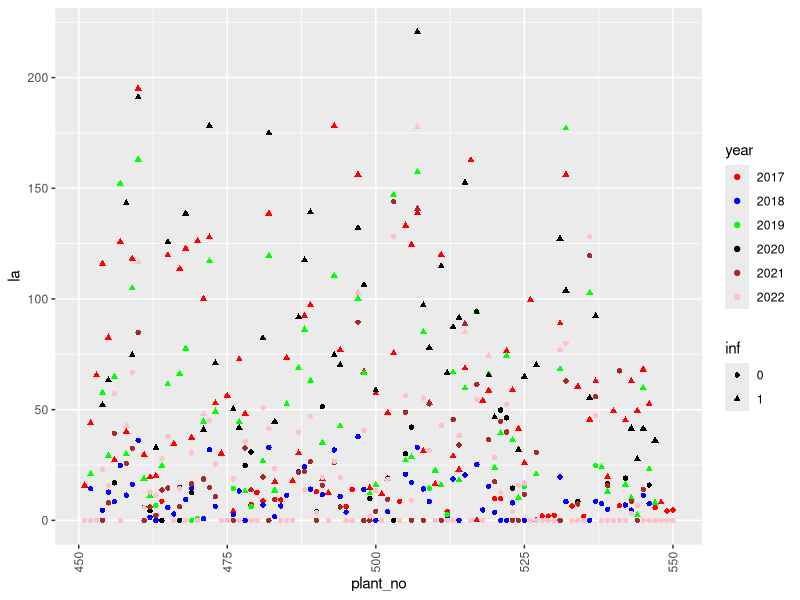

Here is the R script that generated this plot:
#setwd("G://My Drive//my_folder/db_pico/pico_growth/pico_growth_stats/")
#source("/Users/administrator/Documents/jaspreet/pico/pico_comb_run/packages.r")

## DWS: Never set working direcotry in code. This will fail on anyone elses
## machine and int his case is also a security risk as you just revealed that
## on the machine you are on you code and work under an administrator account.

## instead, document what you expect the working directory to be and let the
## user handle that (eg in an rstudio project file ignored by git). 



#library(dunn.test)
#library(adespatial)
#library(phyloseq)
#library(metagenomeSeq)
#library(mixOmics)
#library(sjPlot)
#library(ggpubr)
#library(gdata)
library(ggplot2)
library(readxl)
library(dplyr)
#library(statmod)
library(glmmTMB)

## Don't dump unnneded packages into the global namespace

# Pico growth data --------------------------------------------------------

growth_raw = read_excel("data/pico_growth_met.xlsx", sheet = 1, na = "?")

###filter the dataset  comprising of 100 plants----------------------
growth_raw = subset(growth_raw, plant_set == "b")

###summarize data for each plant by year and calculate leaf area 

growth = growth_raw %>%
  group_by(year, plant_no) %>%
  summarise(nol = sum(leaf_no, na.rm = TRUE),
            all = mean(leaf_len, na.rm = TRUE),
            alw = mean(leaf_wid, na.rm = TRUE),
            la = sum(3.14*(leaf_len/2)*(leaf_wid/2), na.rm = TRUE), ##leaf area for ellipitical leafs 
            inf = sum(inf_init, na.rm = TRUE),
            infl = sum(inf_len, na.rm = TRUE),
            infw = sum(inf_wid, na.rm = TRUE),
            herb = sum(herb, na.rm = TRUE))
growth

growth$year = as.factor(growth$year)
growth$inf = as.factor(growth$inf)

###plotting data for each plant

p <- ggplot(growth, aes(x=plant_no, y=la, color=year, shape=inf)) +
  theme(axis.text.x = element_text(angle = 90, vjust = 0.5, hjust=1)) +
  geom_jitter(width = 0.00) +
  scale_color_manual(values=c("red", "blue", "green", "black", "brown", "pink", "grey", "yellow", "khaki"))
p

#Question 1: Is vegetative fitness of a plant in a given year correlated to its reproductive effort in that year?

#crossed mixed model showing the effect of vegetative fitness (leaf area) on reproductive fitness (inflorescence length) in a given year 

q1glm1 = glmmTMB(infl ~ la + (1 | year) + (1 | plant_no),
              family = tweedie(link = "log"),
              ziformula = ~ la + year + plant_no,
              data = growth)
summary(q1glm1)

#Question 2: Does vegetative fitness of an individual in a given year explain its vegetative and / or reproductive success in the following year?

#####load another sheet that provides the data from year0 and year1 side by side
growth2 = read_excel("data/pico_growth_met.xlsx", sheet = 2, na = "NA")

###crossed mixed model showing the effect of vegetative fitness on next year's vegetative fitness
q2glm1 = glmmTMB(la2 ~ la + (1 | year) + (1 | plant_no),
              family = tweedie(link = "log"),
              ziformula = ~ la + year + plant_no,
              data = growth2)
summary(q2glm1)

###mixed model showing the effect of vegetative fitness on next year's reproductive fitness (inflorescence length)

q2glm2 <- glmmTMB(infl2 ~ la + (1 | year) + (1 | plant_no),
                         family = tweedie(link = "log"),
                         ziformula = ~ la + year + plant_no,
                         data = growth2)
summary(q2glm2)

#Question3: Does the reproductive effort made by a plant in a given year explain its vegetative or reproductive success in the following year?

##Question 4: Does herbivory experienced by an individual plant explain patterns of vegetative and reproductive dormancies in the subsequent year? 
